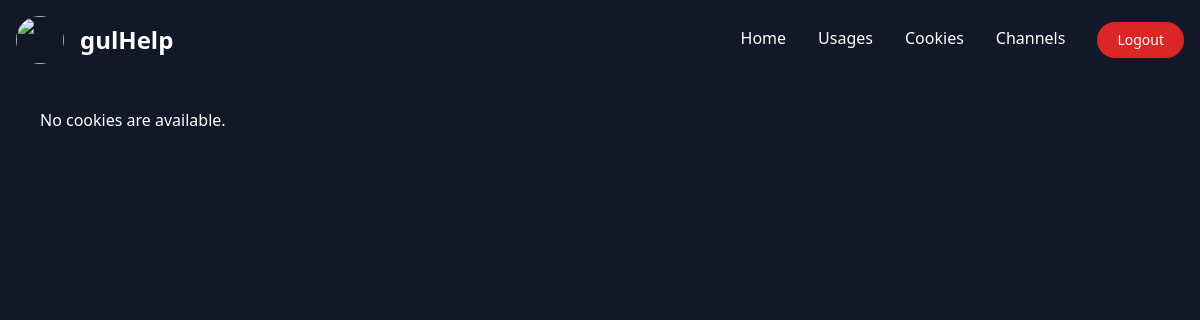
The app's page /cookies/ (signed in), older data.
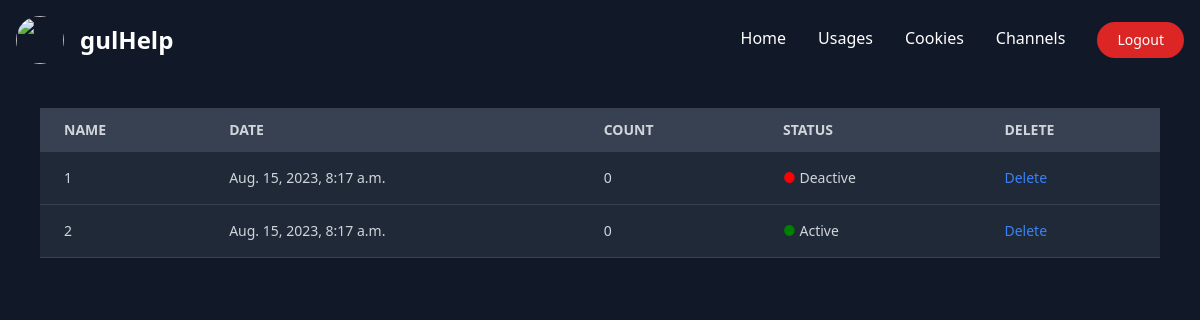
The same page, newer data.
### dashboard/models.py (models this page shows, shortened)
class Cookie(models.Model):
    name = models.CharField(max_length=255)
    cookie = models.TextField()
    date = models.DateTimeField(auto_now_add=True)
    count = models.IntegerField(default=0)
    status = models.BooleanField()

### dashboard/views.py (the view)
# urls.py: path("cookies/", login_required(views.cookies), name="cookies"),
def cookies(request):
    context = {
        'cookies' : Cookie.objects.all()
    }
    return render(request, "cookies.html", context)

### dashboard/templates/cookies.html
{% extends "master.html" %}
{% block content %}
<div class="relative overflow-x-auto px-10 py-7">
    {% if cookies %}
    <table class="w-full text-sm text-left text-gray-500">
        <thead class="text-md text-gray-300 uppercase bg-gray-700">
            <tr>
                <th scope="col" class="px-6 py-3">name</th>
                <th scope="col" class="px-6 py-3">date</th>
                <th scope="col" class="px-6 py-3">count</th>
                <th scope="col" class="px-6 py-3">status</th>
                <th scope="col" class="px-6 py-3">delete</th>
            </tr>
        </thead>
        <tbody>
            {% for cookie in cookies %}
            <tr
                class="border-b bg-gray-800 border-gray-700 hover:bg-gray-600 text-gray-300"
            >
                <td class="px-6 py-4">{{ cookie.name }}</td>
                <td class="px-6 py-4">{{ cookie.date }}</td>
                <td class="px-6 py-4">{{ cookie.count }}</td>
                <td class="px-6 py-4">
                    {% if cookie.status %}
                    <span style="color: green">●</span> Active {% else %}
                    <span style="color: red">●</span> Deactive {% endif %}
                </td>
                <td scope="col" class="px-6 py-3">
                    <a
                        href="#"
                        class="font-medium text-blue-500 hover:underline"
                        >Delete</a
                    >
                </td>
            </tr>
            {% endfor %}
        </tbody>
    </table>
    {% else %}
    <p class="text-white">No cookies are available.</p>
    {% endif %}
</div>
{% endblock %}

Row changes from the older to the newer data that the page shows:
added Cookie: name "1", date "Aug. 15, 2023, 8:17 a.m.", count "0", status "Deactive"
added Cookie: name "2", date "Aug. 15, 2023, 8:17 a.m.", count "0", status "Active"
Text that changed along with them:
text no longer shown: "No cookies are available."
text now shown: "NAME DATE COUNT STATUS DELETE"
